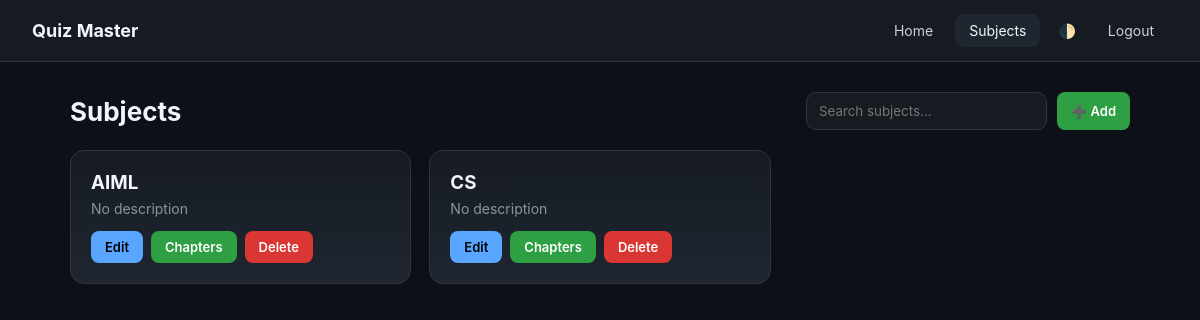
The app's page /teacher/subjects (signed in) with its own data.
### controller/models.py (models this page shows)
class Subject(db.Model):
    __tablename__ = "subject"
    subject_id = db.Column(db.Integer, primary_key=True)
    name = db.Column(db.String(100), unique=True, nullable=False)
    description = db.Column(db.Text)
    created_at = db.Column(db.DateTime, default=datetime.utcnow)
    chapters = db.relationship(
        "Chapter",
        backref="subject",
        cascade="all, delete-orphan"
    )

### main.py (the view)
@app.route("/teacher/subjects")
@login_required
@role_required("teacher")
def teacher_subjects():
    return render_template(
        "teacher/subjects.html",
        subjects=Subject.query.all()
    )

### main.py (called while the page is built)
def login_required(f):
    @wraps(f)
    def wrapper(*args, **kwargs):
        if "user_id" not in session:
            flash("Please login first")
            return redirect(url_for("login"))
        return f(*args, **kwargs)
    return wrapper

def role_required(required_role):
    def decorator(f):
        @wraps(f)
        def wrapper(*args, **kwargs):
            if session.get("role") != required_role:
                flash("Unauthorized access")
                return redirect(url_for("login"))
            return f(*args, **kwargs)
        return wrapper
    return decorator

### templates/TEACHER/subjects.html (shortened to what this page needs)
<!DOCTYPE html>
<html lang="en">
<head>
</head>
<body data-theme="dark">
<nav class="navbar">
    <div class="brand">Quiz Master</div>
    <div class="nav-links">
        <a class="nav-link" href="{{ url_for('teacher_dashboard') }}">Home</a>
        <a class="nav-link active" href="{{ url_for('teacher_subjects') }}">Subjects</a>
        <span class="theme-toggle" onclick="toggleTheme()">🌓</span>
        <a class="nav-link" href="{{ url_for('logout') }}">Logout</a>
    </div>
</nav>
<div class="container">
    <div class="header">
        <h1>Subjects</h1>
        <div class="search-box">
            <input type="text" placeholder="Search subjects…" onkeyup="filterSubjects(this.value)">
            <button class="btn-primary" onclick="openModal()">➕ Add</button>
        </div>
    </div>
    {% if subjects %}
    <div class="grid">
        {% for s in subjects %}
        <div class="card subject-card"
             data-name="{{ s.name|lower }}"
             data-edit-url="{{ url_for('edit_subject', subject_id=s.subject_id) }}">
            <h3>{{ s.name }}</h3>
            <p>{{ s.description or "No description" }}</p>
            <div class="actions">
                <button class="btn-secondary"
                        onclick="editSubject('{{ s.name }}','{{ s.description }}', this)">
                    Edit
                </button>
                <a href="{{ url_for('teacher_chapters', subject_id=s.subject_id) }}">
                    <button class="btn-primary">Chapters</button>
                </a>
                <form method="POST"
                      action="{{ url_for('delete_subject', subject_id=s.subject_id) }}"
                      onsubmit="return confirm('Are you sure you want to delete this subject? This action cannot be undone.');">
                    <button class="btn-danger">Delete</button>
                </form>
            </div>
        </div>
        {% endfor %}
    </div>
    {% else %}
    <div class="empty">No subjects yet.</div>
    {% endif %}
</div>
</body>
</html>

### templates/TEACHER/subjects.html (style rules this page uses)
:root { --bg:#0d1117; --panel:#161b22; --panel-soft:#1f2630; --border:#30363d; --text:#c9d1d9; --muted:#8b949e; --white:#f0f6fc; --accent:#58a6ff; --green:#2ea043; --red:#da3633; --radius:14px; --transition:.25s ease; }
* { margin:0; padding:0; box-sizing:border-box; font-family:-apple-system,BlinkMacSystemFont,"Segoe UI",Arial,sans-serif; }
body { background:var(--bg); color:var(--text); min-height:100vh; }
.navbar { position:sticky; top:0; z-index:10; display:flex; justify-content:space-between; align-items:center; padding:14px 32px; background:var(--panel); border-bottom:1px solid var(--border); }
.brand { font-size:18px; font-weight:700; color:var(--white); }
.nav-links { display:flex; gap:8px; align-items:center; }
.nav-link { padding:8px 14px; border-radius:8px; color:var(--text); text-decoration:none; font-size:14px; }
.nav-link.active, .nav-link:hover { background:var(--panel-soft); color:var(--white); }
.theme-toggle { cursor:pointer; font-size:14px; padding:8px 10px; border-radius:8px; }
.container { max-width:1100px; margin:30px auto; padding:0 20px; }
.header { display:flex; justify-content:space-between; align-items:center; gap:10px; margin-bottom:20px; }
.header h1 { color:var(--white); font-size:26px; }
.search-box { display:flex; gap:10px; }
.search-box input { padding:10px 12px; border-radius:10px; border:1px solid var(--border); background:var(--panel); color:var(--white); }
.grid { display:grid; grid-template-columns:repeat(auto-fill,minmax(280px,1fr)); gap:18px; }
.card { background:linear-gradient(180deg,var(--panel),var(--panel-soft)); border:1px solid var(--border); border-radius:var(--radius); padding:20px; transition:var(--transition); }
.card h3 { color:var(--white); margin-bottom:6px; }
.card p { font-size:14px; color:var(--muted); margin-bottom:14px; }
button { padding:8px 14px; border:none; border-radius:8px; font-size:13px; font-weight:600; cursor:pointer; }
.btn-primary { background:var(--green);color:#fff; }
.btn-secondary { background:var(--accent);color:#000; }
.btn-danger { background:var(--red);color:#fff; }
.actions { display:flex; gap:8px; flex-wrap:wrap; }

### records on screen
Subject: name "AIML", description "No description"
Subject: name "CS", description "No description"
